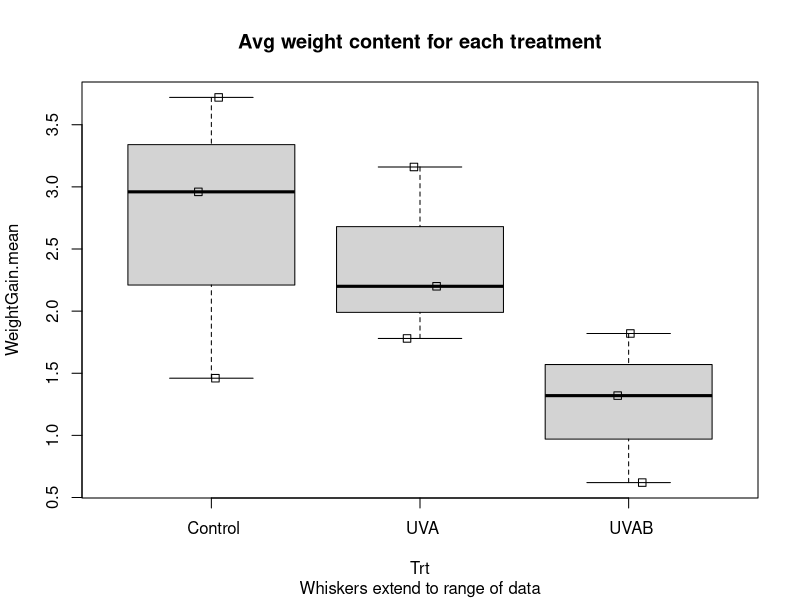

This chart was generated by the following R code: (Note: this script raises an error after producing the figure.)
# Single Factor RCB with sub-sampling
  
# Weight gain of fry after UV exposure.

# An experiment was conducted to measure the weight gain of salmon fry
# after exposure to different combinations of UV A and B radiation. Each 
# tank had 5 fish. Groups of tanks were blocked together in flumes
# with common water flow.

# Lines starting in ##--part001b; and ##---part001e; are used
# to bracket portions of the R code for inclusion into my
# course notes and are not normally coded.

options(useFancyQuotes=FALSE) # renders summary output corrects

# Read in the data
sink('uvexp-R-001.txt')
##---part001b;
uvexp <- read.csv("uvexp.csv", header=TRUE)
uvexp[1:10,]
##---part001e;
sink()


#--------------------------------------------------
# Method 1. Compute the average-of-the-averages

# Find the average of the uvexp for each fish
# Use the summaryBy() function in the doBy package

sink('uvexp-R-020.txt')
##---part020b;
library(doBy)
avg <- summaryBy(WeightGain ~ Block + Trt+ Flume , FUN=mean, data=uvexp)
avg
##---part020e;
sink()

# Plot the data
png(file="uvexp-R-021.png")  # send the plot to a png file
##---part021b;
boxplot(WeightGain.mean ~ Trt, data=avg,  main="Avg weight content for each treatment", 
        sub='Whiskers extend to range of data')
stripchart(WeightGain.mean ~ Trt, data=avg, add=TRUE, 
           vertical=TRUE, method="jitter", jitter=.1,  
           main="Avg weight gain for each treatment", 
           sub='Whiskers extend to range of data',
           xlab='', ylab='Average weight gain')
##---part021e;
dev.off()


# Compute some summary statistics for each group
sink('uvexp-R-022.txt')
##---part022b;
library(doBy)
report <- summaryBy(WeightGain.mean ~ Trt, data=avg, FUN=c(length,mean,sd))
# SE not computed in the usual way because this is not a CRD
report
##---part022e;
sink()




# fit the linear model and get the ANOVA table and test for effects
sink('uvexp-R-030.txt')
##---part030b;
cat("Is the Block variable a factor?",is.factor(avg$Block),"\n")
avg$Block <- as.factor(avg$Block)
cat("Is the Block variable a factor?",is.factor(avg$Block),"\n")

# Trt is usually specified last in model because R gives Type I tests.
# In this case, the design is balanced so it doesn't matter.
result <- lm(WeightGain.mean ~ Block + Trt, data=avg)
anova(result)
##---part030e;
sink()




# Estimate the marginal means.
# Use the popMeans() function in the doBy package

sink('uvexp-R-040.txt')
##---part040b;
lsmeans <- popMeans(result, eff="Trt")
lsmeans
##---part040e;
sink()


# Now for a multiple comparison procedures

# The multiple comparison package has lots of good routines.
# This is a bit of R magic -- see the help pages and examples of the packages
# for details
sink('uvexp-R-045.txt')
png('uvexp-R-045.png')
##---part045b;
library(multcomp)

result.tukey <- glht(result, linfct = mcp(Trt = "Tukey"))
summary(result.tukey)
confint(result.tukey)

result.tukey.cld <- cld(result.tukey)  # joined line plot 
result.tukey.cld

old.par <- par() 
layout(matrix(1:2,2,1))
plot(result.tukey)
plot(result.tukey.cld, # main="Multiple comparison results", 
       xlab="Trt",
       ylab="fat", 
       notch=TRUE)
par <- old.par
##---part045e;
sink()
dev.off()


# Check the assumptions of the linear model on the averages
png('uvexp-R-050.png')
##---part050b;
layout(matrix(1:4,2,2))
plot(result)
##---part050e;
dev.off()



#---------------------------------------------------------------
# Method 2. Fit a model that accounts for the two sources of variation


# Plot the data
png(file="uvexp-R-121.png")  # send the plot to a png file
##---part121b;
boxplot(WeightGain ~ Trt, data=uvexp,  main="WeightGain content for each sample", 
       sub='Whiskers extend to range of data')
stripchart(WeightGain ~ Trt, data=uvexp, add=TRUE, 
       vertical=TRUE, method="jitter", jitter=.1,  
       main="Avg weight gain for each flume", 
       sub='Whiskers extend to range of data',
       xlab='', ylab='Individual weight gains')
##---part121e;
dev.off()



# Fit the random effects model
# Be sure to specify that Flume is a factor
sink('uvexp-R-130.txt')
##---part130b;
cat("Is the Flume variable a factor?",is.factor(uvexp$Flume),"\n")
uvexp$Flume <- as.factor(uvexp$Flume)
cat("Is the fish variable a factor?",is.factor(uvexp$Flume),"\n")
cat("Is the Block variable a factor?",is.factor(uvexp$Block),"\n")
uvexp$Block <- as.factor(uvexp$Block)
cat("Is the Block variable a factor?",is.factor(uvexp$Block),"\n")


library(nlme)
# Create a unique fish id for each combination of species and fish
# to avoid having to specify the nesting of fish(species)
uvexp$Flume.id <- interaction(uvexp$Trt,uvexp$Flume)
result2 <- lme( WeightGain ~ Block + Trt, random=~1 | Flume.id, data=uvexp)
cat("*** The following ANOVA table is has a unique label for each fish\n")
anova(result2)

# There is NO easy way in R to specify that Trt*Block is a random effect (the flume)
# and is a random effect. You would hope that 
result2b <- lme( WeightGain ~ Block + Trt, random=~ 1 | Block/Trt , data=uvexp)
cat("\n\n*** The following ANOVA table is WRONG\n")
anova(result2b)
# would work, but R gets upset and gives nonsense results in the ANOVA 
# table. Bummer. 
##---part130e;
sink()


# Get the variance components
sink("uvexp-R-135.txt")
##---part135b;
vc <- VarCorr(result2)
vc
##---part135e;
sink()


# Get the marginal means
sink("uvexp-R-140.txt")
##---part140b;
cat("*** Note that the marginal means cannot be computed in R, and I don't know how to fix this\n")
popMeans(result2, effect='Trt')
##---part140e;
sink()

# Multiple comparison 
sink('uvexp-R-145.txt')
png("uvexp-R-145.png")
##---part145b;
library(multcomp)

result2.tukey <- glht(result2, linfct = mcp(Trt = "Tukey"))
summary(result2.tukey)
cat("*** Note that the confidence limits below are WRONG, and I don't know how to fix them\n")
confint(result2.tukey)

result2.tukey.cld <- cld(result2.tukey)  # joined line plot
result2.tukey.cld


old.par <- par() 
layout(matrix(1:2,2,1))
plot(result2.tukey)
cat("*** Note that the Joined Letter plot isn't produced, and I don't know how to fix them\n")

plot(result2.tukey.cld, main="Multiple comparison results", 
         xlab="Trt",
         ylab="WeightGain", 
         notch=TRUE)
par <- old.par
##---part145e;
sink()
dev.off()



#Check the residuals etc
png('uvexp-R-150.png')
##---part150b;
# lme() uses Trellis graphics, so the usual plotting commands are not useful
plot1 <- plot(result2, resid(., type = "p") ~ fitted(.) | Trt, abline = 0)
# box-plots of residuals by Subject
plot2 <- plot(result2, Trt ~ resid(.))
# observed versus fitted values by Subject
plot3 <- plot(result2, WeightGain ~ fitted(.) | Trt, abline = c(0,1))
# normak probabability plot of the residuals.
plot4 <- qqnorm(result2, ~ resid(., type = "p") | Trt, abline = c(0, 1))

print(plot1, split=c(1,1,2,2), more=TRUE)
print(plot2, split=c(1,2,2,2), more=TRUE)
print(plot3, split=c(2,1,2,2), more=TRUE)
print(plot4, split=c(2,2,2,2))

##---part150e;
dev.off()



#-----------------------------------------------------------
#-----------------------------------------------------------
#-----------------------------------------------------------
#-----------------------------------------------------------

# Look what happens when the design is unbalanced?

# Delete some observations
uvexp2 <- uvexp[c(1,3,4,7,8,9,13:nrow(uvexp)),]
table(uvexp2$Trt, uvexp2$Flume)

#--------------------------------------------------
# Method 1. Compute the average-of-the-averages

# Find the average of the uvexp for each fish
# Use the summaryBy() function in the doBy package

sink('uvexp-R-220.txt')
##---part220b;
library(doBy)
avg <- summaryBy(WeightGain ~ Block + Trt+ Flume, FUN=mean, data=uvexp2)
avg
##---part220e;
sink()

# Plot the data
png(file="uvexp-R-221.png")  # send the plot to a png file
##---part221b;
boxplot(WeightGain.mean ~ Trt, data=avg,  main="Avg fat content for each fish", 
        sub='Whiskers extend to range of data')
stripchart(WeightGain.mean ~ Trt, data=avg, add=TRUE, 
           vertical=TRUE, method="jitter", jitter=.1,  
           main="Avg weight gain for each flume", 
           sub='Whiskers extend to range of data',
           xlab='', ylab='Average fat')
##---part221e;
dev.off()


# Compute some summary statistics for each group
sink('uvexp-R-222.txt')
##---part222b;
library(doBy)
report <- summaryBy(WeightGain.mean ~ Trt, data=avg, FUN=c(length,mean,sd))
# No se is computed because this is a RCB design
report
##---part222e;
sink()





# fit the linear model and get the ANOVA table and test for effects
sink('uvexp-R-230.txt')
##---part230b;
# We usually specify the Trt last in the model because R gives Type I SS
# Because the design is "balanced" when the averages are used, the order doesn't
# matter.
cat("Is the Block variable a factor?",is.factor(avg$Block),"\n")
avg$Block <- as.factor(avg$Block)
cat("Is the Block variable a factor?",is.factor(avg$Block),"\n")

result3 <- lm(WeightGain.mean ~ Block + Trt, data=avg)
anova(result3)
##---part230e;
sink()




# Estimate the marginal means.
# Use the popMeans() function in the doBy package

sink('uvexp-R-240.txt')
lsmeans <- popMeans(result3, eff="Trt")
lsmeans
##---part240e;
sink()


# Now for a multiple comparison procedures

# The multiple comparison package has lots of good routines.
# This is a bit of R magic -- see the help pages and examples of the packages
# for details
sink('uvexp-R-245.txt')
png('uvexp-R-245.png')
##---part245b;
library(multcomp)

result.tukey <- glht(result3, linfct = mcp(Trt = "Tukey"))
summary(result.tukey)
confint(result.tukey)

result.tukey.cld <- cld(result.tukey)  # joined line plot 
result.tukey.cld

old.par <- par() 
layout(matrix(1:2,2,1))
plot(result.tukey)
plot(result.tukey.cld, # main="Multiple comparison results", 
       xlab="Trt",
       ylab="fat", 
       notch=TRUE)
par <- old.par
##---part245e;
sink()
dev.off()


# Check the assumptions of the linear model on the averages
png('uvexp-R-250.png')
##---part250b;
layout(matrix(1:4,2,2))
plot(result3)
##---part250e;
dev.off()



#---------------------------------------------------------------
# Method 2. Fit a model that accounts for the two sources of variation


# Plot the data
png(file="uvexp-R-321.png")  # send the plot to a png file
##---part321b;
boxplot(WeightGain ~ Trt, data=uvexp2,  main="WeightGain content for each sample", 
       sub='Whiskers extend to range of data')
stripchart(WeightGain ~ Trt, data=uvexp2, add=TRUE, 
       vertical=TRUE, method="jitter", jitter=.1,  
       main="Avg weight gain for each flume", 
       sub='Whiskers extend to range of data',
       xlab='', ylab='Individual weight gains')
##---part321e;
dev.off()



# Fit the random effects model
# Be sure to specify that fish is a factor
sink('uvexp-R-330.txt')
##---part330b;
cat("Is the fish variable a factor?",is.factor(uvexp2$Flume),"\n")
uvexp2$Flume <- as.factor(uvexp2$Flume)
cat("Is the fish variable a factor?",is.factor(uvexp2$Flume),"\n")
cat("Is the Block variable a factor?",is.factor(uvexp2$Block),"\n")
uvexp2$Block <- as.factor(uvexp2$Block)
cat("Is the Block variable a factor?",is.factor(uvexp2$Block),"\n")

library(nlme)
# Create a unique fish id for each combination of species and fish
# to avoid having to specify the nesting of fish(species)
uvexp2$Flume.id <- interaction(uvexp2$Trt,uvexp2$Flume)
result4 <- lme( WeightGain ~ Block + Trt, random=~1 | Flume.id, data=uvexp2)
anova(result4)

# There is NO easy way in R to specify that block*trt should be a random effect
# and is a random effect. You would hope that 
result4b <- lme( WeightGain ~ Block + Trt, random=~ 1 | Flume/Block , data=uvexp2)
anova(result4b)
# would work, but R gets upset and gives nonsense results in the ANOVA 
# table. Bummer. 
##---part330e;
sink()


# Get the variance components
sink("uvexp-R-335.txt")
##---part335b;
vc <- VarCorr(result4)
vc
##---part335e;
sink()


# Get the marginal means
sink("uvexp-R-340.txt")
##---part340b;
# This doesn't work with LME objects - rats.
popMeans(result4, effect='Trt')
##---part340e;
sink()

# Multiple comparison 
sink('uvexp-R-345.txt')
png("uvexp-R-345.png")
##---part345b;
library(multcomp)

result4.tukey <- glht(result4, linfct = mcp(Trt = "Tukey"))
summary(result2.tukey)
confint(result2.tukey)

result4.tukey.cld <- cld(result4.tukey)  # joined line plot
result4.tukey.cld

old.par <- par() 
layout(matrix(1:2,2,1))
plot(result4.tukey)
plot(result4.tukey.cld, main="Multiple comparison results", 
         xlab="Trt",
         ylab="WeightGain", 
         notch=TRUE)
par <- old.par
##---part345e;
sink()
dev.off()



#Check the residuals etc
png('uvexp-R-350.png')
##---part350b;
# lme() uses Trellis graphics, so the usual plotting commands are not useful
plot1 <- plot(result4, resid(., type = "p") ~ fitted(.) | Trt, abline = 0)
# box-plots of residuals by Subject
plot2 <- plot(result4, Trt ~ resid(.))
# observed versus fitted values by Subject
plot3 <- plot(result4, WeightGain ~ fitted(.) | Trt, abline = c(0,1))
# normak probabability plot of the residuals.
plot4 <- qqnorm(result4, ~ resid(., type = "p") | Trt, abline = c(0, 1))

print(plot1, split=c(1,1,2,2), more=TRUE)
print(plot2, split=c(1,2,2,2), more=TRUE)
print(plot3, split=c(2,1,2,2), more=TRUE)
print(plot4, split=c(2,2,2,2))

##---part350e;
dev.off()
